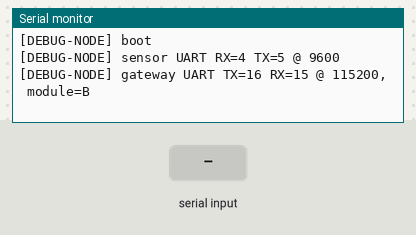
This sketch was run on a simulated ESP32-S3. Shown: the last lines printed to the serial monitor. Inputs (shaded band) come from the test bench.

Above: at 1.4 s.
1.5 s: "RH:1\n" received over the second serial link
At 2.7 s:
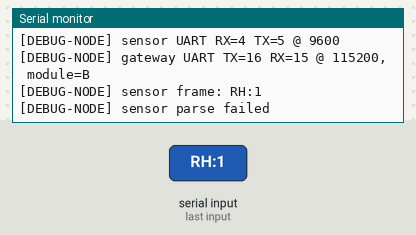
3.0 s: "RH\n" received over the second serial link
At 4.1 s:
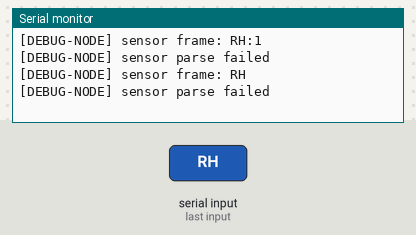
4.5 s: "90:45\n" received over the second serial link
At 5.2 s:
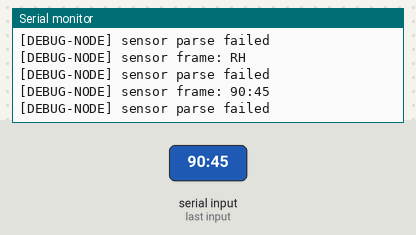
6.0 s: "5\n" received over the second serial link
At 7.2 s:
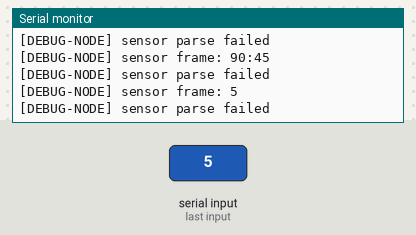
7.5 s: "1:90:45\n" received over the second serial link
At 8.7 s:
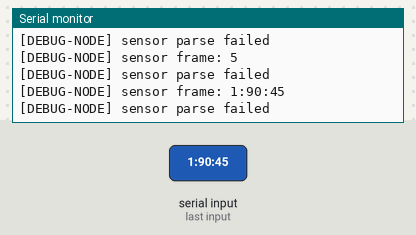

Measured:
- after the input at 1.5 s, the serial monitor: prints a new line at once (image 1)
- after the input at 3.0 s, the serial monitor: prints a new line at once (image 2)
- after the input at 4.5 s, the serial monitor: prints a new line at once (image 3)
- after the input at 6.0 s, the serial monitor: prints a new line at once (image 4)
- after the input at 7.5 s, the serial monitor: prints a new line at once (image 5)

The sketch:

esp32_s3_sensor_node.ino
```cpp
// ESP32-S3 local sensor node.
// Reads the same 9600 8N1 sensor format as the gateway and sends one JSON
// frame per reading over a separate 115200 8N1 UART.

#include <ArduinoJson.h>

const char *NODE_ID = "ESP32-S3-NODE-01";
constexpr bool DEBUG_DIAGNOSTICS = true;

constexpr uint32_t SENSOR_SERIAL_BAUD = 9600;
constexpr int SENSOR_RX_PIN = 4;
constexpr int SENSOR_TX_PIN = 5;
constexpr uint32_t GATEWAY_SERIAL_BAUD = 115200;
constexpr int GATEWAY_RX_PIN = 15;
constexpr int GATEWAY_TX_PIN = 16;
constexpr size_t MAX_LINE_LENGTH = 256;

HardwareSerial SensorSerial(2);
HardwareSerial GatewaySerial(1);
String sensorLine;

bool parseSensorLine(const String &line, float &humidity, float &temperature) {
  const int colon = line.indexOf(':');
  const int rh = line.indexOf("RH", colon + 1);
  const int c = line.lastIndexOf('C');
  if (colon < 0 || rh < 0 || c < 0 || rh <= colon || c <= rh) {
    return false;
  }
  String humidityText = line.substring(colon + 1, rh);
  String temperatureText = line.substring(rh + 2, c);
  humidityText.trim();
  temperatureText.trim();
  if (humidityText.isEmpty() || temperatureText.isEmpty()) {
    return false;
  }
  humidity = humidityText.toFloat();
  temperature = temperatureText.toFloat();
  return humidity >= 0.0f && humidity <= 100.0f && temperature >= -50.0f &&
         temperature <= 150.0f;
}

void sendReading(const String &raw, float humidity, float temperature) {
  JsonDocument document;
  document["node_id"] = NODE_ID;
  document["module"] = "B";
  document["temperature"] = temperature;
  document["humidity"] = humidity;
  document["raw"] = raw;
  String payload;
  serializeJson(document, payload);
  if (DEBUG_DIAGNOSTICS) {
    Serial.printf("[DEBUG-NODE] sending JSON: %s\n", payload.c_str());
  }
  serializeJson(document, GatewaySerial);
  GatewaySerial.println();
}

void handleSensorSerial() {
  while (SensorSerial.available() > 0) {
    const char ch = static_cast<char>(SensorSerial.read());
    if (ch == '\r') {
      continue;
    }
    if (ch == '\n') {
      if (!sensorLine.isEmpty()) {
        if (DEBUG_DIAGNOSTICS) {
          Serial.printf("[DEBUG-NODE] sensor frame: %s\n", sensorLine.c_str());
        }
        float humidity = 0.0f;
        float temperature = 0.0f;
        if (parseSensorLine(sensorLine, humidity, temperature)) {
          sendReading(sensorLine, humidity, temperature);
        } else if (DEBUG_DIAGNOSTICS) {
          Serial.println("[DEBUG-NODE] sensor parse failed");
        }
      }
      sensorLine = "";
      continue;
    }
    if (sensorLine.length() < MAX_LINE_LENGTH) {
      sensorLine += ch;
    } else {
      sensorLine = "";
    }
  }
}

void setup() {
  Serial.begin(115200);
  delay(200);
  if (DEBUG_DIAGNOSTICS) {
    Serial.println("[DEBUG-NODE] boot");
    Serial.printf("[DEBUG-NODE] sensor UART RX=%d TX=%d @ %lu\n", SENSOR_RX_PIN,
                  SENSOR_TX_PIN, SENSOR_SERIAL_BAUD);
    Serial.printf("[DEBUG-NODE] gateway UART TX=%d RX=%d @ %lu, module=B\n",
                  GATEWAY_TX_PIN, GATEWAY_RX_PIN, GATEWAY_SERIAL_BAUD);
  }
  SensorSerial.begin(SENSOR_SERIAL_BAUD, SERIAL_8N1, SENSOR_RX_PIN, SENSOR_TX_PIN);
  GatewaySerial.begin(GATEWAY_SERIAL_BAUD, SERIAL_8N1, GATEWAY_RX_PIN, GATEWAY_TX_PIN);
}

void loop() {
  handleSensorSerial();
  delay(2);
}
```
